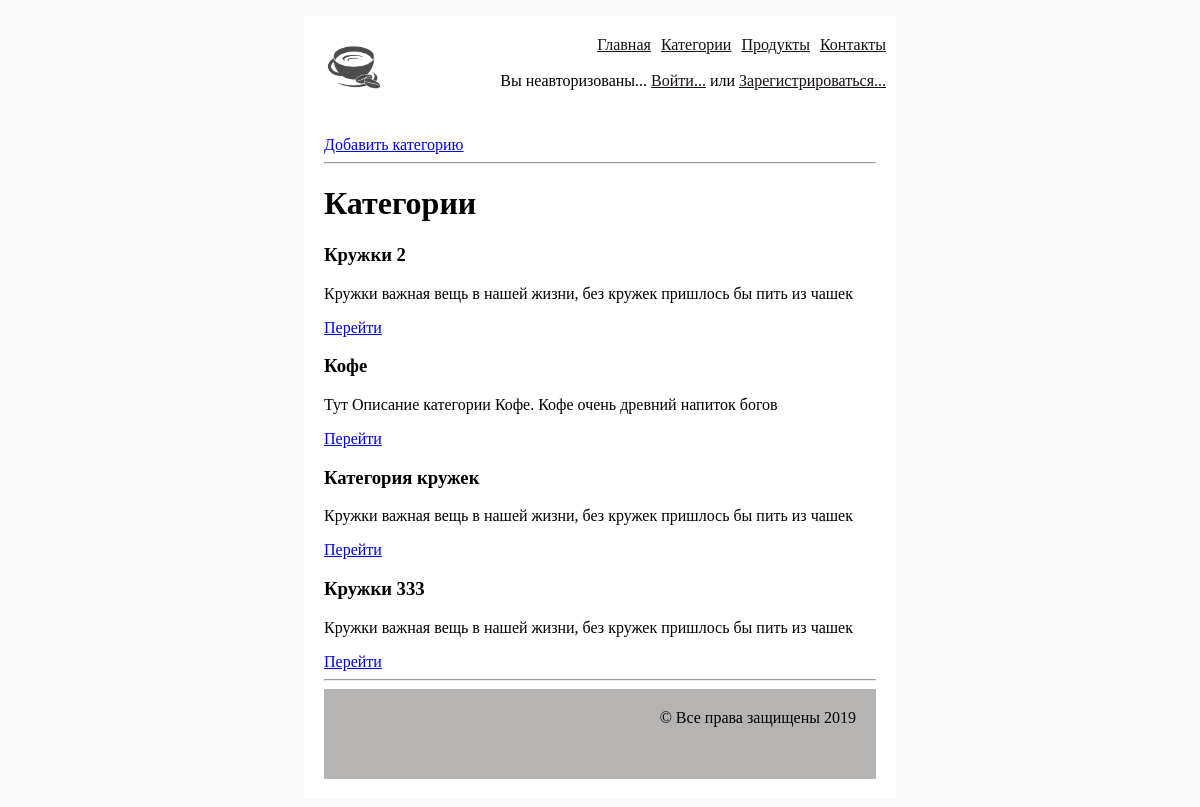
Before: /category/ with the older database file.
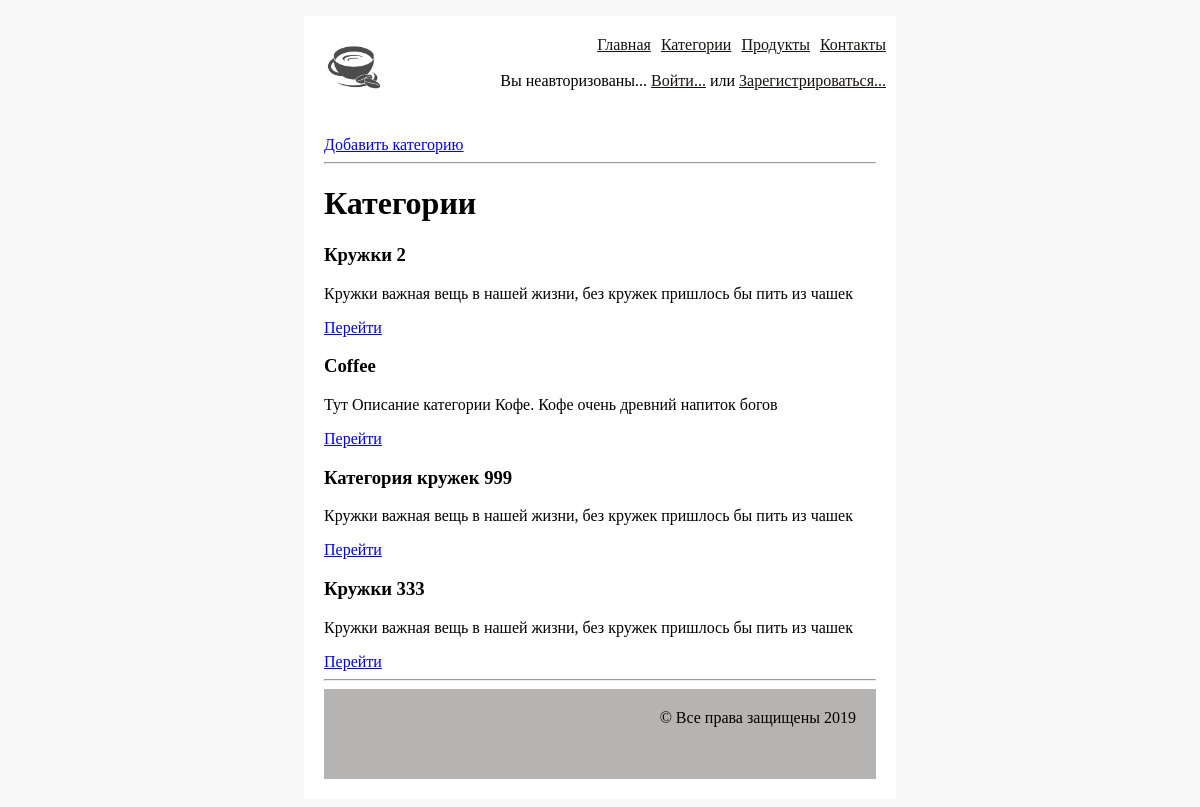
After: the same page with the newer database file.
### products/models/ProductCategory.py (models this page shows, shortened)
class ProductCategory(models.Model):
    name = models.CharField(verbose_name='имя продукта', max_length=128, unique=True)
    description = models.TextField(verbose_name='описание продукта', blank=True)
    modified = models.DateTimeField(
        auto_now=True
    )
    created = models.DateTimeField(
        auto_now_add=True
    )

### products/views/category.py (the view)
class CategoryList(ListView):
    model = ProductCategory
    template_name = 'category/list.html'

### products/templates/category/list.html
{% extends "mainapp/base.html" %}
{% load staticfiles %}
{% block content %}
<div class="content">
    <a href="{% url 'category:add' %}">Добавить категорию</a>
    <hr>
    <h1>Категории</h1>
    <div class="category-list">
        {% for category in object_list %}
            <h3>{{ category.name }}</h3>
            <p>
                {{ category.description }}
            </p>
            <a href='{% url "category:detail" pk=category.id %}'>Перейти</a>
        {% endfor %}
    </div>
    <hr>
    {% endblock content %}

Changed rows visible on the page:
changed ProductCategory "Тут Описание категории Кофе. Кофе очень древний напиток богов": name "Кофе" → "Coffee"
changed ProductCategory: name "Категория кружек" → "Категория кружек 999"
